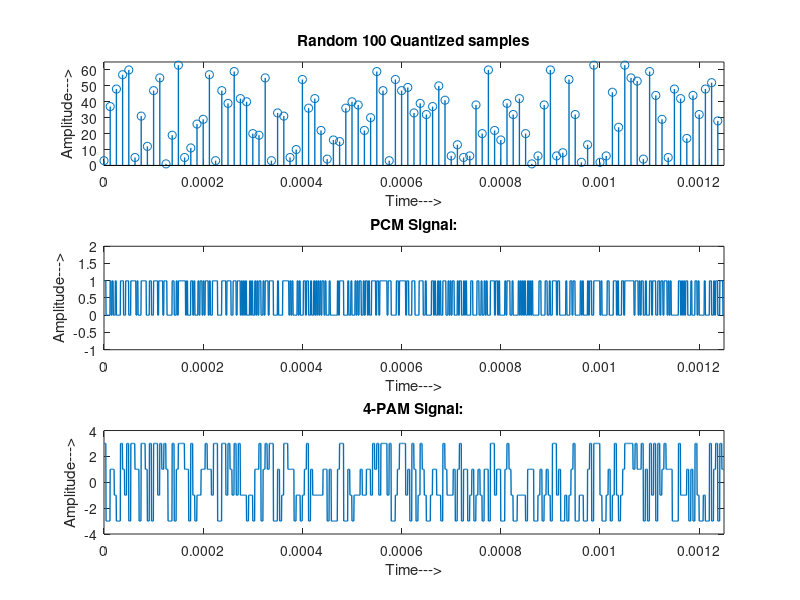
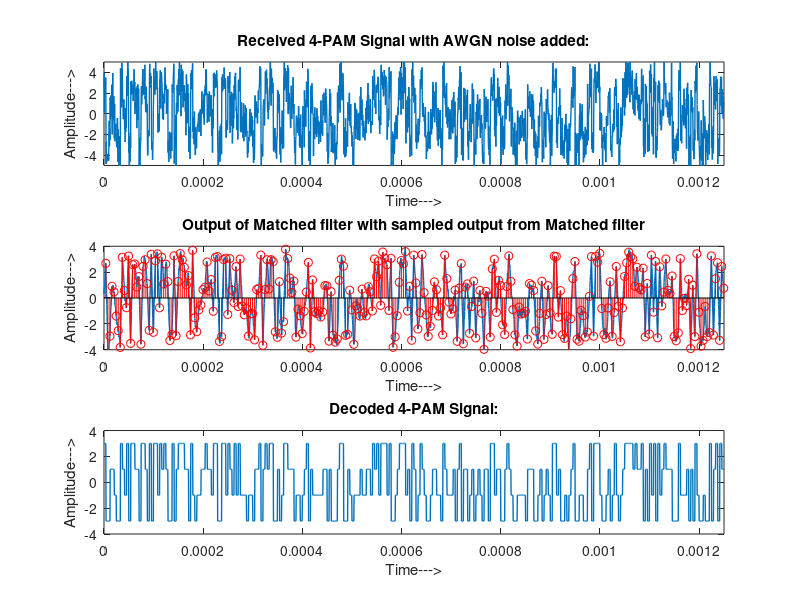
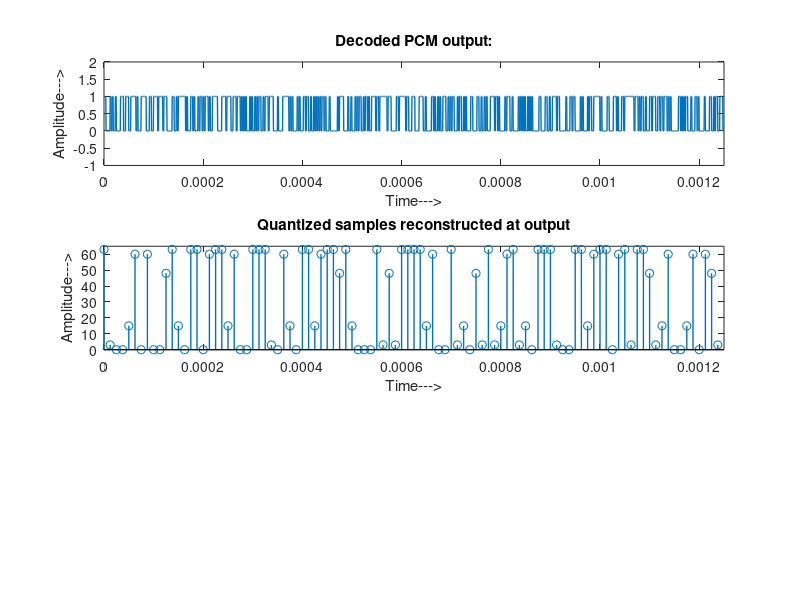

MATLAB code to generate these figures, in order:
%%                                  Problem4: Simulate the baseband digital communication system designed in Problem 3
%%
clc;
close all;
clear all;
nbits=6;                    %No of bits taken from problem 3.
levels=(2^nbits)-1;         %Quantizer levels
L=100;
fs=8*10e3;                  %given sampling rate
nsamp=4;                    %times of sampling rate
Ts=1/fs;
%%                                  Generation of Quantizer samples
quant_samples = randi(levels,1,100);
ts=0:Ts:99*Ts;
figure; grid on;
subplot(3,1,1);
stem(ts,quant_samples,'Linewidth',1);
axis([0 100*Ts 0 65]);
title('Random 100 Quantized samples');
ylabel('Amplitude--->');
xlabel('Time--->');

%%                                  Conversion of quantizer alphabets into PCM sequence
                
codes=[];
for i=1:100
    temp=de2bi(quant_samples(i),6);
    codes=[codes,temp];
end
%%                                 Conversion of PCM sequence as rectangular pulse
        
s1=ones(1,4);
s0=zeros(1,4);
pcm_seq=[];   
for i=1:L*nbits
     if (codes(i)==0)
         pcm_seq=[pcm_seq,s0];
     elseif (codes(i)==1)
         pcm_seq=[pcm_seq,s1];
     end
end

%%                                        Plotting PCM Sequence

Ts=1/(4*6*fs);
ts=0:Ts:((nsamp*nbits*L)-1)*Ts;
subplot(3,1,2);grid on;
plot(ts,pcm_seq,'Linewidth',1);
axis([0 (nsamp*nbits*L)*Ts -1 2]);
title('PCM Signal:');
ylabel('Amplitude--->');
xlabel('Time--->');

%%                                        Conversion into 4-PAM

 pam_4=[];
 sym00=-3*s1;
 sym01=-1*s1;
 sym10=1*s1;
 sym11=3*s1;
 for i=1:2:nbits*L
     if (codes(i)==0 && codes(i+1)==0)          %Comparing with original 600-bit sequence
         pam_4=[pam_4,sym00,sym00];
     elseif (codes(i)==0 && codes(i+1)==1)
         pam_4=[pam_4,sym01,sym01];
     elseif (codes(i)==1 && codes(i+1)==0)
         pam_4=[pam_4,sym10,sym10];
     elseif (codes(i)==1 && codes(i+1)==1)
         pam_4=[pam_4,sym11,sym11];
     end
 end
%%                                          Plotting of 4-PAM

subplot(3,1,3); grid on;
plot(ts,pam_4,'Linewidth',1);
axis([0 2400*Ts -4 4]);
title('4-PAM Signal:');
ylabel('Amplitude--->');
xlabel('Time--->');

%%                                            Addition of AWGN

ak=[-3,-1,1,3]; %alphabets of PAM4 symbols 
% Every symbol of PAM is equiprobable
Es=1/4*sum(ak.^2); %energy of PAM signal
snr=6;
snr_mag=10^(snr/10);
sigma = sqrt(Es/snr_mag); %we know that SNR=E_s/variance of noise
mean_awgn=0;
noise_awgn = mean_awgn+sigma*randn(1,2400); %generating random gaussian noise of sigma variance
rxedSig = pam_4+noise_awgn;

%%                                          Plotting Received Signal with added AWGN noise

figure; grid on;
subplot(3,1,1);
plot(ts,rxedSig,'Linewidth',1);
axis([0 2400*Ts -5 5]);
title('Received 4-PAM Signal with AWGN noise added:');
ylabel('Amplitude--->');
xlabel('Time--->');


%%                                             Passing the received signal through Matched Filter
            
gt=ones(1,8);
Eg=sum(gt.^2);
filter_out=filter(gt/Eg,1,rxedSig);
subplot(3,1,2);
plot(ts,filter_out,'Linewidth',1);
axis([0 2400*Ts -4 4]);
title('Output of Matched filter with sampled output from Matched filter');
ylabel('Amplitude--->');
xlabel('Time--->');
hold on;
%%                                             Sampling the Matched filter output

k=1;
for i=8:8:numel(filter_out)
    z(k)=filter_out(i);             %Sampled output after matched filtering
    k=k+1;
end

stem((7*Ts:8*Ts:2400*Ts),z,'red');              %Plot filtered output                 
hold off;
%%                                                  Decision Making (Maximum-Likelihood Criteria)

%Decoding 4PAM from the received signal
ak=[-3,-1,1,3];          %PAM alphabets
decoded_pam=[];
for j=1:numel(z)
    for i=1:numel(ak)
        dist(i)=(z(j)-ak(i))^2;
    end
    [Y,index]=min(dist);
    decoded_pam=[decoded_pam,repelem(ak(index),8)];
end

% Plotting Decoded PAM                          

subplot(3,1,3);
grid on;
plot(ts,decoded_pam,'Linewidth',1);
axis([0 2400*Ts -4 4]);
title('Decoded 4-PAM Signal:');
ylabel('Amplitude--->');
xlabel('Time--->');
%%                                                      Decoded PCM Signal at Output
output_pcm=[];
for i=8:8:numel(decoded_pam)
    if(decoded_pam(i)==-3)
        output_pcm=[output_pcm,s0,s0];
    elseif(decoded_pam(i)==-1)
        output_pcm=[output_pcm,s0,s1];
    elseif(decoded_pam(i)==1)
         output_pcm=[output_pcm,s1,s0];
    elseif(decoded_pam(i)==3)
         output_pcm=[output_pcm,s1,s1];
    end
end
%Plotting decoded PCM Signal
figure;
subplot(3,1,1);grid on;
plot(ts,output_pcm,'LineWidth',1);
axis([0 2400*Ts -1 2]);
title('Decoded PCM output:');
ylabel('Amplitude--->');
xlabel('Time--->');

%%                                                          Reconstructed Quantized Output
q_sample_decoded=[];
for i=1:nbits:(nbits*L)
    pcm_sample=output_pcm(1,i:i+5);
    Qsample=bi2de(pcm_sample);
    q_sample_decoded=[q_sample_decoded,Qsample];
end
display(q_sample_decoded);
               % Plotting reconstructed quantizer output
subplot(3,1,2);
Ts=1/fs;
ts=0:Ts:99*Ts;
stem(ts,q_sample_decoded,'Linewidth',1);
axis([0 100*Ts 0 65]);
title('Quantized samples reconstructed at output');
ylabel('Amplitude--->');
xlabel('Time--->');


%%                                                          Comparison of transmitted and decoded PAM (BER for 4-PAM)

%Symbol error rate of 4-PAM
count_error_symbols=0;
for i=8:8:2400
    error=pam_4(i)-decoded_pam(i);
    if (error~=0)
        count_error_symbols=count_error_symbols+1;
    end
end
count_symbols=(nbits*L)/2;      % 1 symbol for every 2-bit
symbol_error_rate=count_error_symbols/count_symbols;
display(symbol_error_rate,'Symbol Error Rate for 4-PAM:');


%%                                                       Symbol Error rate and Bit Error Rate of PCM (BER and SER for PCM)
%Bit Error Rate
No_of_bit_errors=0;
temp=0;
error_pcm=output_pcm-pcm_seq;
e_pcm=nnz(error_pcm);
total_pcm_bits=length(pcm_seq);
pcm_ber=e_pcm/total_pcm_bits;
display(pcm_ber,'Bit Error Rate for PCM is');
temp=0;

%Symbol Error Rate
for j=4:4:2400
    error=pcm_seq(j)-output_pcm(j);
        if(error~=0)
            temp=temp+1;
        else
            continue
        end
end

count_sym_error=temp;
total_pcm_symbols=100;   %100 symbols of 6 bits each
pcm_ser=count_sym_error/total_pcm_symbols;
display(pcm_ser,'Symbol Error Rate for PCM is');


%%                                                          Calculation of SQNR
q=(63-0)/63;                     %step size = Vp-p/2^n-1, where n is 6
Qnoise_power=q^2/12;
Qsamples_power = std(q_sample_decoded)^2;                       %Power=sigma^2
SQNR=Qsamples_power/Qnoise_power;
SQNR_dB=10*log10(SQNR);
display(SQNR_dB,'SQNR in dB is');





